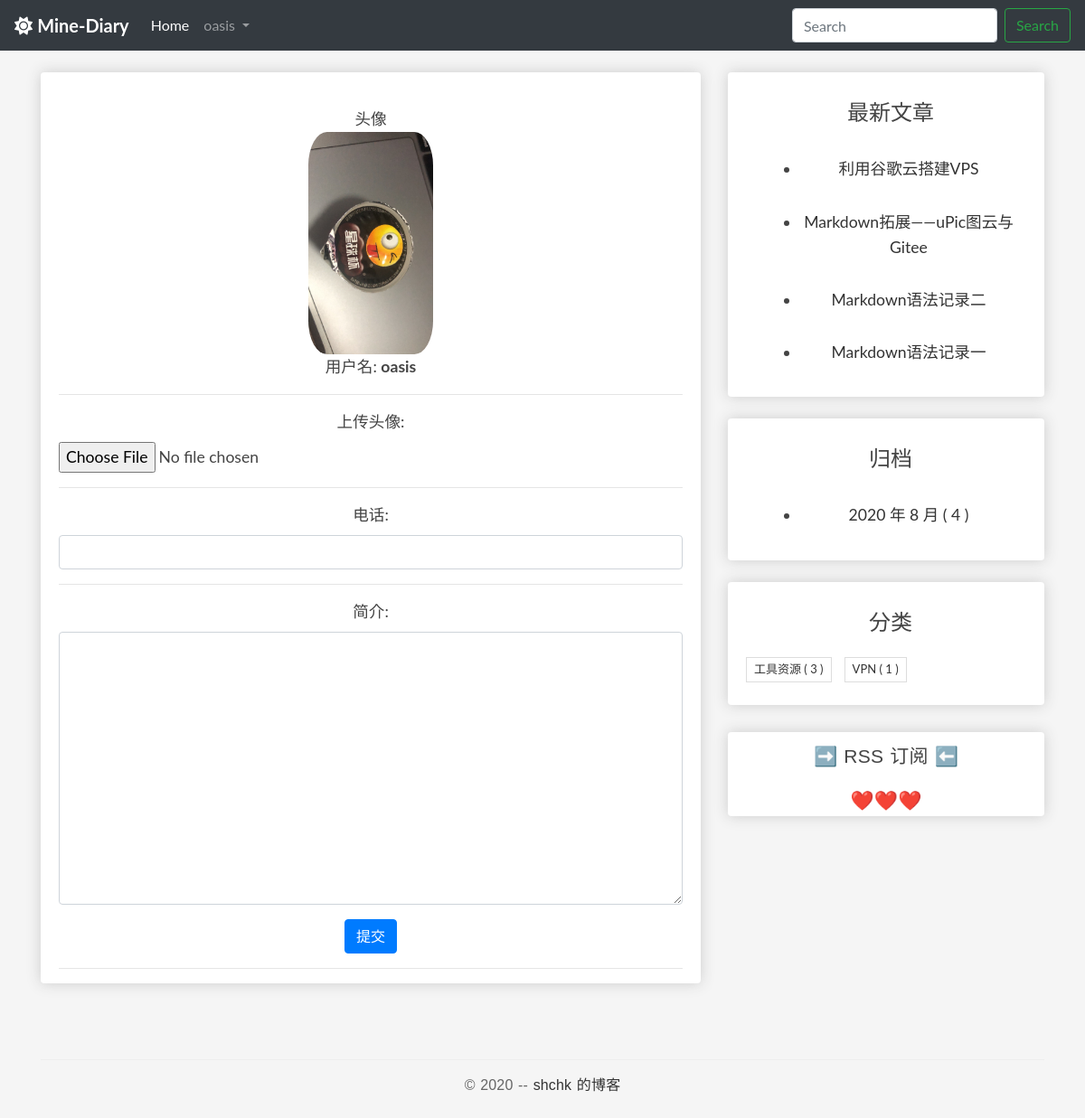
The page /userprofile/edit/7/ on the database its author committed.
### userprofile/models.py (models this page shows, shortened)
class Profile(models.Model):
    user = models.OneToOneField(
        User, on_delete=models.CASCADE, related_name='profile')
    phone_number = models.CharField(max_length=20, blank=True)
    avatar = models.ImageField(upload_to='avatar/%Y%m%d/', blank=True)
    bio = models.TextField(max_length=500, blank=True)

### blog/models.py (models this page shows, shortened)
class Post(models.Model):
    author = models.ForeignKey(
        User, verbose_name='作者', on_delete=models.CASCADE)
    title = models.CharField('标题', max_length=100)
    body = models.TextField('正文')
    created_time = models.DateTimeField('创建时间', default=timezone.now)
    modified_time = models.DateTimeField('修改时间')
    excerpt = models.CharField('摘要', max_length=100, blank=True)
    categories = models.ForeignKey(
        Category, verbose_name='分类', on_delete=models.CASCADE)
    views = models.PositiveIntegerField('浏览量', default=0, editable=False)
    likes = models.PositiveIntegerField(default=0)
    def get_absolute_url(self):
        return reverse('blog:detail', kwargs={'pk': self.pk})
    class Meta:
        verbose_name = '文章'
        verbose_name_plural = verbose_name
        ordering = ['-created_time']

class Category(models.Model):
    name = models.CharField(max_length=100)
    class Meta:
        verbose_name = '分类'
        verbose_name_plural = verbose_name

### userprofile/views.py (the view)
# urls.py: path('edit/<int:id>/', profile_edit, name='profile_edit'),
def profile_edit(request, id):
    user = User.objects.get(id=id)
    if Profile.objects.filter(user_id=id).exists():
        profile = Profile.objects.get(user_id=id)
    else:
        profile = Profile.objects.create(user=user)
    if request.method == "POST":
        if request.user != user:
            return HttpResponse('你没有权限修改此用户信息~')
        profile_form = ProfileForm(data=request.POST, files=request.FILES)
        if profile_form.is_valid():
            profile_cd = profile_form.cleaned_data
            profile.phone = profile_cd['phone_number']
            profile.bio = profile_cd['bio']
            if 'avatar' in request.FILES:
                profile.avatar = profile_cd['avatar']
            profile.save()
            return redirect('userprofile:profile_edit', id=id)
        else:
            return HttpResponse('注册表单输入有误。请重新输入~')
    elif request.method == "GET":
        profile_form = ProfileForm()
        context = {
            'profile_form': profile_form,
            'profile': profile,
            'user': user,
        }
        return render(request, 'userprofile/edit.html', context)
    else:
        return HttpResponse('请使用GET或POST请求数据~')

### userprofile/forms.py
class ProfileForm(forms.ModelForm):
    class Meta:
        model = Profile
        fields = ['phone_number', 'avatar', 'bio']

### blog/templatetags/blog_extras.py (called while the page is built)
@register.inclusion_tag('blog/inclusions/_recent_posts.html', takes_context=True)
def show_recent_posts(context, num=5):
    return {
        'recent_post_list': Post.objects.all().order_by('-created_time')[:num],
    }

@register.inclusion_tag('blog/inclusions/_archives.html', takes_context=True)
def show_archives(context):
    date_list = Post.objects.annotate(year=ExtractYear('created_time'), month=ExtractMonth(
        'created_time')).values('year', 'month').order_by('year', 'month').annotate(num_posts=Count('id'))
    return {
        'date_list': date_list
    }

@register.inclusion_tag('blog/inclusions/_categories.html', takes_context=True)
def show_categories(context):
    category_list = Category.objects.annotate(
        num_posts=Count('post')).filter(num_posts__gt=0)
    return {
        'category_list': category_list
    }

### userprofile/templates/userprofile/edit.html (shortened to what this page needs)
{% extends 'base.html' %}
{% load static %}
{% block main %}
    <div class="container box-element entry-free">
        <div class="row">
            <div class="col-12">
                <br>
                {% if profile.avatar %}
                    <div class="col-md-14">头像</div>
                    <img src="{{ profile.avatar.url }}" style="max-width: 20%; border-radius: 15%;" class="col-md-14">
                    <div class="col-md-14">用户名: <strong>{{ user.username }}</strong></div>
                {% else %}
                    <h5 class="col-md-14">暂无头像</h5>
                    <div class="col-md-14">用户名: <strong>{{ user.username }}</strong></div>
                {% endif %}
                <hr>
                <form method="post" action="." enctype="multipart/form-data">
                    <div class="form-group col-md-14">
                        <label for="avatar">上传头像: </label>
                        <input type="file" class="form-control-file" name="avatar" id="avatar">
                    </div>
                    <hr>
                    <div class="form-group col-md-14">
                        <label for="phone">电话: </label>
                        <input type="text" class="form-control" id="phone" name="phone" value="{{ profile.phone }}">
                    </div>
                    <hr>
                    <div class="form-group col-md-14">
                        <label for="bio">简介: </label>
                        <textarea type="text" class="form-control" id="bio" name="bio" rows="12">{{ profile.bio }}</textarea>
                    </div>
                    <button type="submit" class="btn btn-primary">提交</button>
                    <hr>
                </form>
            </div>
        </div>
    </div>
{% endblock main %}

### blog/templates/base.html (shortened to what this page needs)
{% load static %}
{% load blog_extras %}
<!DOCTYPE html>
<html>
<head>
  <link rel="stylesheet" href="https://stackpath.bootstrapcdn.com/bootstrap/4.5.2/css/bootstrap.min.css">
  <link href="https://cdn.bootcss.com/highlight.js/9.15.8/styles/github.min.css" rel="stylesheet">
  <link rel="stylesheet" type="text/css" href="{% static 'blog/css/main.css' %}">
</head>
<body>
  <nav class="navbar navbar-expand-lg navbar-dark bg-dark">
    <a class="navbar-brand" href="{% url 'blog:index' %}">
      <i class="fas fa-sun"></i>
      <strong>Mine-Diary</strong>
    </a>
    <div class="collapse navbar-collapse" id="navbarSupportedContent">
      <ul class="navbar-nav mr-auto">
        <li class="nav-item active">
          <a class="nav-link" href="{% url 'blog:index' %}">Home <span class="sr-only">(current)</span></a>
        </li>
        {% if user.is_authenticated %}
          <li class="nav-item dropdown">
            <a class="nav-link dropdown-toggle" href="#" id="navbarDropdown" role="button" data-toggle="dropdown"
              aria-haspopup="true" aria-expanded="false">
              {{ user.username }}
            </a>
          </li>
        {% else %}
          <li class="nav-item">
            <a class="nav-link" href="{% url 'userprofile:user_login' %}">登陆</a>
          </li>
        {% endif %}
      </ul>
      <form class="form-inline my-2 my-lg-0" method="get" action="{% url 'blog:search' %}">
        <input class="form-control mr-sm-2" name='q' type="search" placeholder="Search" aria-label="Search">
        <button class="btn btn-outline-success my-2 my-sm-0" type="submit">Search</button>
      </form>
    </div>
  </nav>
  <br>
  <div class="content-body">
    <div class="container">
      <div class="row">
        <main class="col-md-8">
          {% block main %}
          {% endblock main %}
        </main>
        <aside class="col-md-4">
          <div class="box-element">
            {% show_recent_posts %}
          </div>
          <br>
          <div class="box-element">
            {% show_archives %}
          </div>
          <br>
          <div class="box-element">
            {% show_categories %}
          </div>
          <div class="rss box-element entry-title">
            <p>➡️<a href="{% url 'rss' %}"> RSS 订阅</a> ⬅️</p>
            <p>❤️❤️❤️</p>
          </div>
        </aside>
      </div>
    </div>
  </div>
  <footer id="site-footer">
    <div class="container">
      <div class="row">
        <div class="col-md-12">
          <p class="copyright">&copy 2020 -- <a href="https://shchk-diary.herokuapp.com/" target="_blank"> shchk 的博客</a>
          </p>
        </div>
      </div>
    </div>
  </footer>
</body>
</html>

### blog/templates/blog/inclusions/_recent_posts.html
<div class="widget widget-content">
  <h3 class="widget-title entry-title">最新文章</h3>
  <ul>
    {% for post in recent_post_list %}
      <div class="entry-free">
        <li>
            <a href="{{ post.get_absolute_url }}">{{ post.title }}</a>
        </li>
      </div>
    {% empty %}
      暂无文章！
    {% endfor %}
  </ul>
</div>

### blog/templates/blog/inclusions/_categories.html
<div class="widget widget-tag-cloud">
  <h3 class="widget-title entry-title">分类</h3>
  <ul>
    {% for category in category_list %}
      <li>
          <a href="{% url 'blog:categories' category.pk %}">{{ category.name }} <span class="post-count">( {{ category.num_posts }} )</span></a>
      </li>
    {% empty %}
      暂无分类！
    {% endfor %}
  </ul>
</div>

### blog/static/blog/css/main.css (style rules this page uses)
body { background-color: whitesmoke; }
.box-element { box-shadow: hsl(0, 0%, 80%) 0 0 16px; background-color: #fff; border-radius: 4px; padding: 10px; }
.entry-free { text-align: center; font-size: 1.1em; margin-bottom: 20px; line-height: 1.6; padding: 10px 20px 0; }
* { outline: none; }
h1, h2, h3, h4, h5, h6 { margin-top: 0; }
a { color: #333; }
body { color: #444; font-family: 'Lato', sans-serif; }
p { font-family: 'Ubuntu', sans-serif; font-weight: 400; word-spacing: 1px; letter-spacing: 0.01em; }
img { max-width: 100%; }
.content-body { padding-bottom: 4em; }
.entry-title { text-align: center; font-size: 1.9em; margin-bottom: 20px; line-height: 1.6; padding: 10px 20px 0; }
.widget { background: #fff; padding: 5px 0 5px 10px; }
.widget-title { font-size: 1.5em; margin-bottom: 20px; line-height: 1.6; padding: 10px 0 0; font-weight: 400; }
.widget-tag-cloud ul { padding: 0; margin: 0; margin-right: -10px; }
.widget-tag-cloud ul li { list-style-type: none; font-size: 13px; display: inline-block; margin-right: 10px; margin-bottom: 10px; padding: 3px 8px; border: 1px solid #ddd; }
.widget-content ul li { margin-bottom: 10px; }
.rss { font-size: 21px; margin-top: 30px; }
.rss a { color: #444; }
#site-footer { padding-top: 10px; padding: 0 0 1.5em 0; }
.copyright { text-align: center; padding-top: 1em; margin: 0; border-top: 1px solid #eee; color: #666; }

### rows shown on the page
Profile: avatar (picture)
Post: title "利用谷歌云搭建VPS"
Post: title "Markdown拓展——uPic图云与Gitee"
Post: title "Markdown语法记录二"
Post: title "Markdown语法记录一"
Category: name "工具资源", num_posts "3"
Category: name "VPN", num_posts "1"

### other values the page prints
{{ user.username }} "oasis"
{{ date.year }} "2020"
{{ date.month }} "8"
{{ date.num_posts }} "4"
